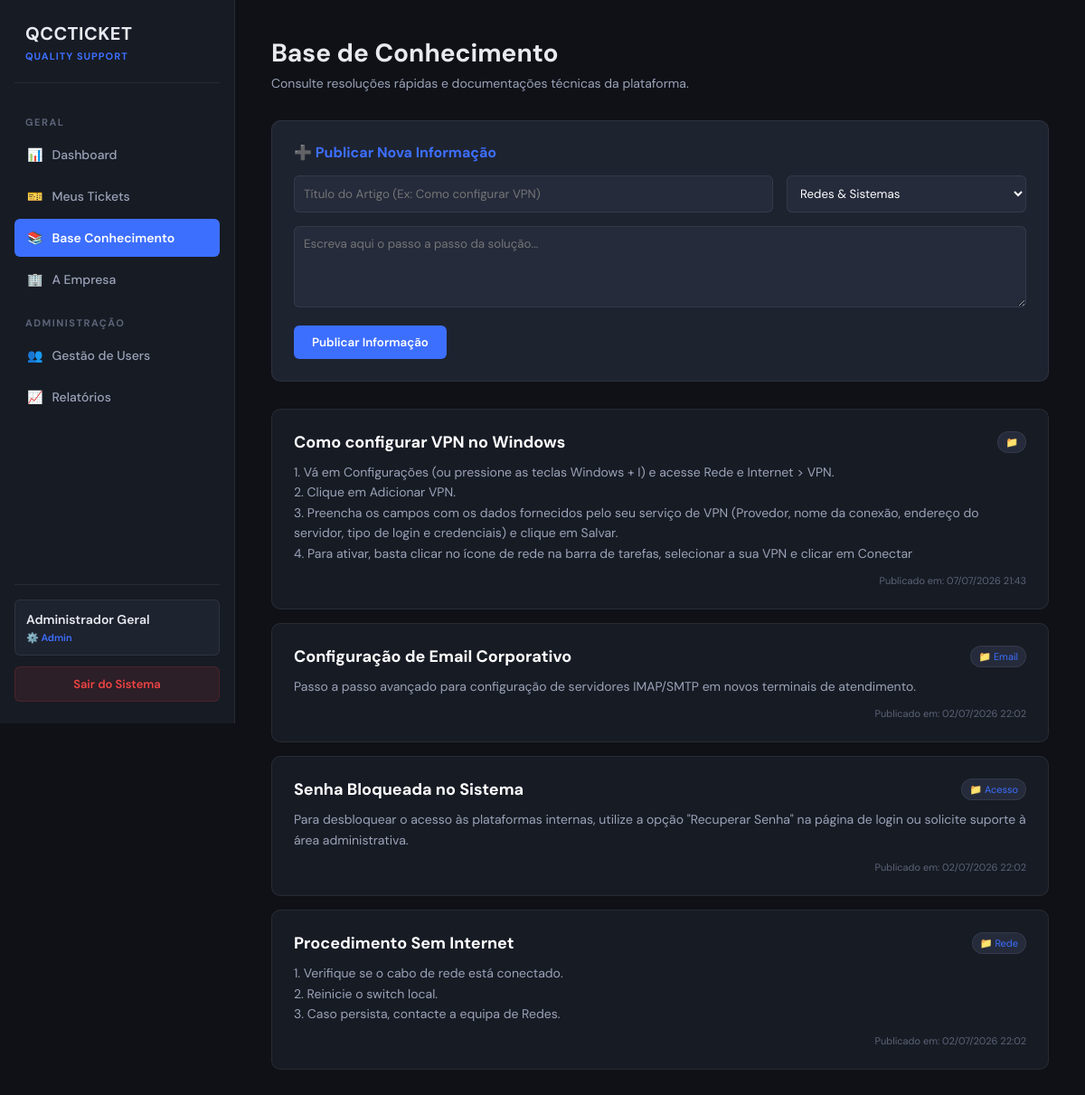
The page /kb_lista_antigo.php (signed in) on the database its author committed.
### tables this page shows
CREATE TABLE `base_conhecimento` (
  `id` int(11) NOT NULL,
  `titulo` varchar(150) NOT NULL,
  `conteudo` text NOT NULL,
  `categoria` enum('Rede','Email','Acesso','Hardware','Software') NOT NULL,
  `tipo_conteudo` enum('operacional','tecnico','basico') NOT NULL,
  `data_criacao` timestamp NOT NULL DEFAULT current_timestamp(),
  `data_atualizacao` timestamp NOT NULL DEFAULT current_timestamp() ON UPDATE current_timestamp()
);

### kb_lista_antigo.php (the view, shortened to what this page needs)
<?php
require_once 'conexao.php';
$nome_usuario = $_SESSION['nome'];
$perfil_usuario = $_SESSION['perfil'];
$stmt = $pdo->query("SELECT * FROM base_conhecimento ORDER BY id DESC");
$artigos = $stmt->fetchAll(PDO::FETCH_ASSOC);
?>
<!DOCTYPE html>
<html lang="pt-PT">
<head>
    <link rel="stylesheet" href="style.css">
</head>
<body>
    <div class="app-layout">
        <div id="sidebar">
            <div class="sidebar-brand"><h3>QCCTICKET</h3><span>Quality Support</span></div>
            <div class="nav-section-title">Geral</div>
            <a href="index.php" class="nav-item">📊 <span>Dashboard</span></a>
            <a href="tickets_lista.php" class="nav-item">🎫 <span>Meus Tickets</span></a>
            <a href="kb_lista.php" class="nav-item active">📚 <span>Base Conhecimento</span></a>
            <a href="empresa.php" class="nav-item">🏢 <span>A Empresa</span></a>
            <?php if (in_array($perfil_usuario, ['Admin', 'Responsavel', 'Tecnico'])): ?>
                <div class="nav-section-title">Administração</div>
                <a href="usuarios_lista.php" class="nav-item">👥 <span>Gestão de Users</span></a>
                <a href="relatorios.php" class="nav-item">📈 <span>Relatórios</span></a>
            <?php endif; ?>
            <div class="sidebar-footer">
                <div class="user-badge">
                    <div style="font-size: 14px; font-weight: 600; overflow: hidden; text-overflow: ellipsis; white-space: nowrap;"><?php echo htmlspecialchars($nome_usuario); ?></div>
                    <div style="font-size: 11px; color: var(--accent); font-weight: 600; margin-top: 4px;">⚙️ <?php echo htmlspecialchars($perfil_usuario); ?></div>
                </div>
                <a href="logout.php" class="btn-danger">Sair do Sistema</a>
            </div>
        </div>
        <div id="main-content">
            <div class="page-header">
                <h1>Base de Conhecimento</h1>
                <p>Consulte resoluções rápidas e documentações técnicas da plataforma.</p>
            </div>
            <?php if (in_array($perfil_usuario, ['Admin', 'Responsavel', 'Tecnico'])): ?>
                <div class="card" style="margin-bottom: 30px;">
                    <h3 style="margin-bottom: 15px; font-size: 16px; color: var(--accent);">➕ Publicar Nova Informação</h3>
                    <form action="kb_lista.php" method="POST">
                        <div style="display: grid; grid-template-columns: 2fr 1fr; gap: 15px; margin-bottom: 15px;">
                            <input type="text" name="titulo" required placeholder="Título do Artigo (Ex: Como configurar VPN)" style="padding: 10px; background: var(--bg-input); border: 1px solid var(--border); color:#fff; border-radius:var(--radius-sm);">
                            <select name="categoria" style="padding: 10px; background: var(--bg-input); border: 1px solid var(--border); color:#fff; border-radius:var(--radius-sm);">
                                <option value="Redes">Redes & Sistemas</option>
                            </select>
                        </div>
                        <div style="margin-bottom: 15px;">
                            <textarea name="conteudo" required placeholder="Escreva aqui o passo a passo da solução..." rows="4" style="width:100%; padding: 10px; background: var(--bg-input); border: 1px solid var(--border); color:#fff; border-radius:var(--radius-sm); resize: vertical;"></textarea>
                        </div>
                        <button type="submit" name="btn_salvar_kb" style="padding: 10px 20px; background: var(--accent); border:none; color:white; border-radius:var(--radius-sm); cursor:pointer; font-weight:600;">Publicar Informação</button>
                    </form>
                </div>
            <?php endif; ?>
            <div style="display: flex; flex-direction: column; gap: 15px;">
                <?php if (count($artigos) === 0): ?>
                    <p style="color: var(--text-secondary);">Nenhum artigo publicado na base de conhecimento até ao momento.</p>
                <?php else: ?>
                    <?php foreach ($artigos as $artigo): ?>
                        <div class="card" style="background: var(--bg-sidebar);">
                            <div style="display: flex; justify-content: space-between; align-items: center; margin-bottom: 10px;">
                                <h3 style="font-size: 18px; color: #fff;"><?php echo htmlspecialchars($artigo['titulo']); ?></h3>
                                <span style="font-size: 11px; background: var(--bg-input); padding: 4px 8px; border-radius: 12px; color: var(--accent); border: 1px solid var(--border);">
                                    📁 <?php echo htmlspecialchars($artigo['categoria']); ?>
                                </span>
                            </div>
                            <p style="color: var(--text-secondary); font-size: 14px; line-height: 1.6; white-space: pre-line;"><?php echo htmlspecialchars($artigo['conteudo']); ?></p>
                            <div style="font-size: 11px; color: var(--text-muted); margin-top: 12px; text-align: right;">
                                Publicado em: <?php echo date('d/m/Y H:i', strtotime($artigo['data_criacao'])); ?>
                            </div>
                        </div>
                    <?php endforeach; ?>
                <?php endif; ?>
            </div>
        </div>
    </div>
</body>
</html>

### style.css (style rules this page uses)
:root { --bg-main: #0f1117; --bg-sidebar: #171b24; --bg-card: #1e2330; --bg-input: #252b3b; --border: rgba(255, 255, 255, 0.07); --border-hover: rgba(255, 255, 255, 0.12); --text-primary: #e8eaf0; --text-secondary: #9ba3b8; --text-muted: #5c6478; --accent: #3d6fff; --accent-hover: #2854cc; --green: #22c55e; --amber: #f59e0b; --red: #ef4444; --radius-lg: 10px; --radius-sm: 6px; --transition: all 0.2s ease-in-out; }
* { box-sizing: border-box; margin: 0; padding: 0; font-family: 'DM Sans', sans-serif; }
body { background-color: var(--bg-main); color: var(--text-primary); min-height: 100vh; display: flex; }
.app-layout { display: flex; width: 100%; min-height: 100vh; }
#sidebar { width: 260px; min-width: 260px; max-width: 260px; background-color: var(--bg-sidebar); border-right: 1px solid var(--border); display: flex; flex-direction: column; padding: 24px 16px; height: 100vh; position: fixed; top: 0; left: 0; z-index: 100; }
.sidebar-brand { padding: 0 12px 20px 12px; border-bottom: 1px solid var(--border); margin-bottom: 20px; }
.sidebar-brand h3 { color: var(--text-primary); font-size: 20px; font-weight: 700; letter-spacing: 0.5px; }
.sidebar-brand span { color: var(--accent); font-size: 11px; text-transform: uppercase; font-weight: 700; letter-spacing: 1px; }
.nav-section-title { font-size: 11px; text-transform: uppercase; color: var(--text-muted); font-weight: 700; letter-spacing: 1.5px; padding: 0 12px; margin: 16px 0 8px 0; }
.nav-item { display: flex; align-items: center; padding: 12px 14px; color: var(--text-secondary); text-decoration: none; font-size: 14px; font-weight: 500; border-radius: var(--radius-sm); margin-bottom: 4px; transition: var(--transition); }
.nav-item span { margin-left: 10px; }
.nav-item.active { background-color: var(--accent); color: #fff; font-weight: 600; }
.sidebar-footer { margin-top: auto; padding-top: 16px; border-top: 1px solid var(--border); }
.user-badge { padding: 12px; background: var(--bg-card); border-radius: var(--radius-sm); margin-bottom: 12px; border: 1px solid var(--border); }
#main-content { flex: 1; margin-left: 260px; padding: 40px; background-color: var(--bg-main); min-height: 100vh; }
.page-header { margin-bottom: 32px; }
.page-header h1 { font-size: 28px; font-weight: 700; margin-bottom: 6px; color: var(--text-primary); }
.page-header p { color: var(--text-secondary); font-size: 14px; }
.card { background-color: var(--bg-card); border: 1px solid var(--border); border-radius: var(--radius-lg); padding: 24px; }
.btn-danger { display: block; width: 100%; text-align: center; background-color: rgba(239, 68, 68, 0.1); color: var(--red); padding: 10px; border-radius: var(--radius-sm); text-decoration: none; font-weight: 600; font-size: 13px; border: 1px solid rgba(239, 68, 68, 0.15); transition: var(--transition); }

### rows shown on the page
base_conhecimento: titulo "Como configurar VPN no Windows", conteudo "1. Vá em Configurações (ou pressione as teclas Windows + I) e acesse Rede e Internet > VPN. 2. Clique em Adicionar VPN. 3. Preencha os campos com os dados fornecidos pelo seu serviço de VPN (Provedor, nome da conexão, endereço do servidor, tipo de login e credenciais) e clique em Salvar. 4. Para ativar, basta clicar no ícone de rede na barra de tarefas, selecionar a sua VPN e clicar em Conectar", data_criacao "07/07/2026 21:43"
base_conhecimento: titulo "Configuração de Email Corporativo", categoria "Email", conteudo "Passo a passo avançado para configuração de servidores IMAP/SMTP em novos terminais de atendimento.", data_criacao "02/07/2026 22:02"
base_conhecimento: titulo "Senha Bloqueada no Sistema", categoria "Acesso", conteudo "Para desbloquear o acesso às plataformas internas, utilize a opção \"Recuperar Senha\" na página de login ou solicite suporte à área administrativa.", data_criacao "02/07/2026 22:02"
base_conhecimento: titulo "Procedimento Sem Internet", categoria "Rede", conteudo "1. Verifique se o cabo de rede está conectado. 2. Reinicie o switch local. 3. Caso persista, contacte a equipa de Redes.", data_criacao "02/07/2026 22:02"

### other values the page prints
$nome_usuario "Administrador Geral"
$perfil_usuario "Admin"
